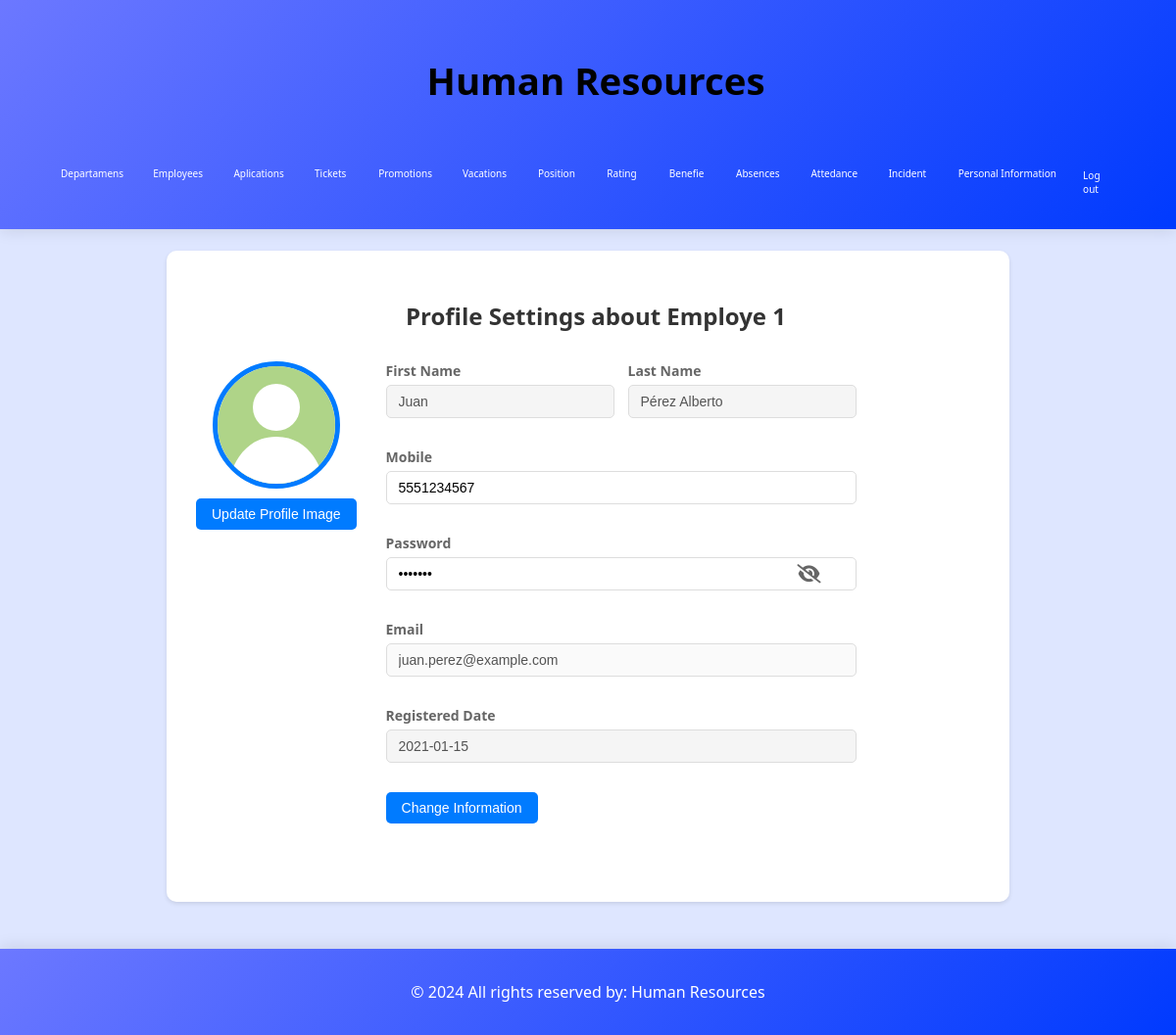
/Human_Resources/informationAdmin.php (signed in), run on the app's committed database.
### tables this page shows
create table employee(
    code varchar(5) primary key,
    firstName varchar(30) not null,
    lastName varchar(30) not null,
    middleName varchar(30) not null,
    email varchar(35) not null,
    gender varchar(1) not null,
    age int not null,
    image varchar(255),
    mobile varchar(15) not null,
    password varchar(20) not null,
    contractDate date not null,
    status varchar(30) not null default 'Active',
    positionCode varchar(5) not null,
    supervisorId varchar(5),
    index idx_employee(lastName),
    
    foreign key(positionCode) references `position`(code)
);

### functions.php (called while the page is built, shortened)
<?php
require("includes/config/MySQL_ConexionDB.php");
function getUserInfo($User) {
    global $db_con;
    $infoUser = [];
    try {
        $query = "SELECT * FROM employee WHERE code = :user";
		$stm = $db_con->prepare($query);
		$stm->bindParam("user", $User, PDO::PARAM_STR);
		$stm->execute();
        while ($row = $stm->fetch(PDO::FETCH_ASSOC)) {
            $infoUser[] = $row;
        }
    } catch (PDOException $e) {
        exit("Error en la consulta: " . $e->getMessage());
    }
    return $infoUser;
}
?>

### Human_Resources/informationAdmin.php (the view, shortened to what this page needs)
<?php
include "../includes/headerHR.php";
require_once '../includes/config/MySQL_ConexionDB.php';
require_once '../functions.php';
$info = getUserInfo($IDUsuario)[0] ?? [];
$image = $info['image'];
?>
<head>
<link rel="stylesheet" href="https://cdnjs.cloudflare.com/ajax/libs/font-awesome/6.0.0-beta3/css/all.min.css">
</head>
<section class="position"><br>
    <div class="container">
        <h1 class="tittlePerfil">Profile Settings about Employe <?php echo $IDUsuario?></h1>
        <div class="profile-section">
            <div class="profile-image">
                <div class="avatar">
                    <?php if(empty($image)) { ?>
                        <img src="../images/Perfil.svg" alt="Profile Picture">
                    <?php } else { ?>
                        <img src="../imageUser/<?=$image?>" alt="Profile Picture">
                    <?php } ?>
                </div>
                <button type="button" class="open-modal update-button" data-open="modal1">Update Profile Image</button>
            </div>
            <form class="form-grid" action="changeInformation.php" method="POST">
                <div class="form-field">
                    <label for="firstName" class="labelPerfil">First Name</label>
                    <input type="text" class="inputs" id="firstName" value="<?php echo $info['firstName']; ?>" disabled>
                </div>
                <div class="form-field">
                    <label for="lastName" class="labelPerfil">Last Name</label>
                    <input type="text" class="inputs" id="lastName" value="<?php echo $info['lastName'] . " " . $info['middleName']; ?>" disabled>
                </div>
                <div class="form-field full-width">
                    <label for="mobile" class="labelPerfil">Mobile</label>
                    <input type="number" class="inputs" name="mobile" id="mobile" value="<?php echo $info['mobile']; ?>">
                </div>
                <div class="form-field full-width">
                        <label for="password" class="labelPerfil">Password</label>
                    <div class="password-container">
                        <input type="password" class="inputs" name="password" id="password" value="<?php echo $info['password']; ?>" style="flex: 1;">
                            <i class="fas fa-eye-slash" style="cursor: pointer; margin-left: 10px;" onclick="togglePasswordVisibility()"></i>
                    </div>
                </div>
                <div class="form-field full-width">
                    <label for="email" class="labelPerfil">Email</label>
                    <input type="email" class="inputs" id="email" value="<?php echo $info['email']; ?>" disabled>
                </div>
                <div class="form-field full-width">
                    <label for="registeredDate" class="labelPerfil">Registered Date</label>
                    <input type="text" class="inputs" id="registeredDate" value="<?php echo $info['contractDate']; ?>" disabled>
                </div>
                <div class="form-field full-width">
                    <button class="update-button" type="submit" name="btnChangeInfo">Change Information</button>
                </div>
            </form>
        </div>
    </div>
</section>
<?php include "../includes/footer.php"; ?>

### css/perfil.css (style rules this page uses)
.container { max-width: 800px; margin: 0 auto; background: white; padding: 30px; border-radius: 10px; box-shadow: 0 2px 4px rgba(0, 0, 0, 0.1); }
.tittlePerfil { font-size: 24px; color: #333; margin-bottom: 30px; }
.profile-section { display: flex; gap: 30px; margin-bottom: 30px; }
.profile-image { text-align: center; }
.avatar { width: 120px; height: 120px; border-radius: 50%; background-color: #f0f0f0; margin-bottom: 10px; overflow: hidden; margin: auto; border: 5px solid #007bff; }
.avatar img { width: 100%; height: 100%; object-fit: cover; }
.update-button { background-color: #007bff; color: white; border: none; padding: 8px 16px; border-radius: 5px; cursor: pointer; font-size: 14px; }
.form-grid { display: grid; grid-template-columns: 1fr 1fr; gap: 10px 40px; }
.form-field { margin-bottom: 20px; }
.form-field.full-width { grid-column: 1 / -1; }
.labelPerfil { display: block; margin-bottom: 5px; color: #666; font-size: 14px; }
.inputs { width: 100%; padding: 8px 12px; border: 1px solid #ddd; border-radius: 5px; font-size: 14px; }
input[type="text"]:disabled { background-color: #f5f5f5; }
.password-container { position: relative; }
.password-container i { position: absolute; top: 50%; right: 10px; transform: translateY(-50%); font-size: 1.2rem; color: #666; cursor: pointer; }

### css/estilosdeLeon.css (style rules this page uses)
:root { --font-main: 'Segoe UI', sans-serif; --white: #ffffff; --black: #000000; --little_blue: #dee6ff; --little_gray: #efefef; --blue: #6c78ff; --blue_little: #ebf9ff; --dark_blue: #003afe; --very_green: #4dfe00; --green: #1ce42b; --purple: #003afe; --rojo: #ff4c4c; --rojo_hover: #ff6666; }
body { background-color: var(--little_blue); display: grid; min-height: 100vh; position: relative; grid-template-rows: auto 1fr auto; margin: 0; }
::placeholder { color: black; font-size: 1rem; font-family: Impact, Haettenschweiler, 'Arial Narrow Bold', sans-serif; opacity: .70; }
label { font-weight: bold; color: #333; }
input[type=number] { -moz-appearance: textfield; }
html { height: 100%; font-family: var(--font-main); }
h1 { text-align: center; font-size: 2.4rem; font-family: var(--font-main); margin-left: 1rem; }
::placeholder { font-family: var(--font-main); font-size: 1rem; opacity: .70; }

### data on the page
employee: firstName "Juan", lastName+middleName "Pérez Alberto", mobile "5551234567", email "juan.perez@example.com", contractDate "2021-01-15"

### other printed values
$IDUsuario "1"
